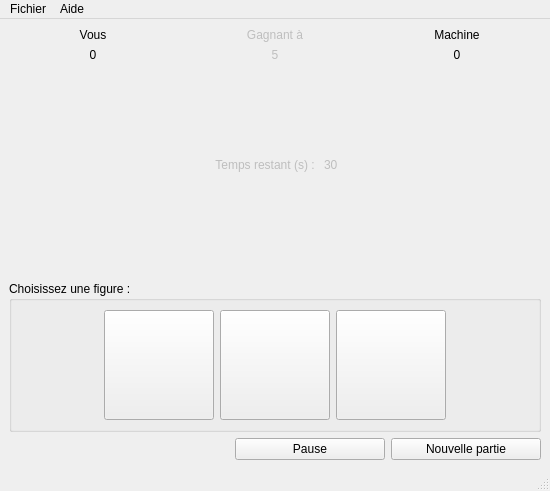
<?xml version="1.0" encoding="UTF-8"?>
<ui version="4.0">
 <class>ChifoumiVue</class>
 <widget class="QMainWindow" name="ChifoumiVue">
  <property name="geometry">
   <rect>
    <x>0</x>
    <y>0</y>
    <width>550</width>
    <height>491</height>
   </rect>
  </property>
  <property name="windowTitle">
   <string>ChifoumiVue</string>
  </property>
  <widget class="QWidget" name="fenetrePrincipale">
   <property name="minimumSize">
    <size>
     <width>550</width>
     <height>450</height>
    </size>
   </property>
   <layout class="QHBoxLayout" name="horizontalLayout_2">
    <item>
     <layout class="QVBoxLayout" name="fenetreSecondaireV">
      <item>
       <layout class="QGridLayout" name="grilleTop">
        <item row="1" column="0">
         <layout class="QHBoxLayout" name="hLayout_ChoixJoueur">
          <item>
           <spacer name="hSpacerG_ChoixJoueur">
            <property name="orientation">
             <enum>Qt::Horizontal</enum>
            </property>
            <property name="sizeHint" stdset="0">
             <size>
              <width>40</width>
              <height>20</height>
             </size>
            </property>
           </spacer>
          </item>
          <item>
           <widget class="QLabel" name="lChoixJoueur">
            <property name="minimumSize">
             <size>
              <width>110</width>
              <height>110</height>
             </size>
            </property>
            <property name="maximumSize">
             <size>
              <width>110</width>
              <height>110</height>
             </size>
            </property>
            <property name="text">
             <string/>
            </property>
            <property name="pixmap">
             <pixmap resource="ressourceChifoumi.qrc">:/chifoumi/images/rien.gif</pixmap>
            </property>
           </widget>
          </item>
          <item>
           <spacer name="hSpacerD_ChoixJoueur">
            <property name="orientation">
             <enum>Qt::Horizontal</enum>
            </property>
            <property name="sizeHint" stdset="0">
             <size>
              <width>40</width>
              <height>20</height>
             </size>
            </property>
           </spacer>
          </item>
         </layout>
        </item>
        <item row="0" column="2">
         <layout class="QVBoxLayout" name="vLayout_MachineScore">
          <item>
           <widget class="QLabel" name="lMachine">
            <property name="text">
             <string>Machine</string>
            </property>
            <property name="alignment">
             <set>Qt::AlignCenter</set>
            </property>
           </widget>
          </item>
          <item>
           <widget class="QLabel" name="lScoreMachine">
            <property name="text">
             <string>0</string>
            </property>
            <property name="alignment">
             <set>Qt::AlignCenter</set>
            </property>
           </widget>
          </item>
         </layout>
        </item>
        <item row="0" column="1">
         <layout class="QVBoxLayout" name="verticalLayout">
          <item>
           <widget class="QLabel" name="lGagnant_a">
            <property name="enabled">
             <bool>false</bool>
            </property>
            <property name="text">
             <string>Gagnant à</string>
            </property>
            <property name="alignment">
             <set>Qt::AlignCenter</set>
            </property>
           </widget>
          </item>
          <item>
           <widget class="QLabel" name="lScoreGagnant">
            <property name="enabled">
             <bool>false</bool>
            </property>
            <property name="text">
             <string>5</string>
            </property>
            <property name="alignment">
             <set>Qt::AlignCenter</set>
            </property>
           </widget>
          </item>
         </layout>
        </item>
        <item row="1" column="1">
         <layout class="QHBoxLayout" name="hLayout_Versus">
          <item>
           <layout class="QVBoxLayout" name="vLayout_Versus">
            <item>
             <layout class="QHBoxLayout" name="horizontalLayout_4">
              <item>
               <spacer name="hSpacerG_Versus">
                <property name="orientation">
                 <enum>Qt::Horizontal</enum>
                </property>
                <property name="sizeHint" stdset="0">
                 <size>
                  <width>40</width>
                  <height>20</height>
                 </size>
                </property>
               </spacer>
              </item>
              <item>
               <widget class="QLabel" name="lVersus">
                <property name="minimumSize">
                 <size>
                  <width>78</width>
                  <height>78</height>
                 </size>
                </property>
                <property name="maximumSize">
                 <size>
                  <width>78</width>
                  <height>78</height>
                 </size>
                </property>
                <property name="text">
                 <string/>
                </property>
                <property name="pixmap">
                 <pixmap resource="ressourceChifoumi.qrc">:/chifoumi/images/versus_70.png</pixmap>
                </property>
               </widget>
              </item>
              <item>
               <spacer name="hSpacerD_Versus">
                <property name="orientation">
                 <enum>Qt::Horizontal</enum>
                </property>
                <property name="sizeHint" stdset="0">
                 <size>
                  <width>40</width>
                  <height>20</height>
                 </size>
                </property>
               </spacer>
              </item>
             </layout>
            </item>
            <item>
             <layout class="QHBoxLayout" name="hLayout_Versus_bottom">
              <item>
               <spacer name="horizontalSpacer">
                <property name="orientation">
                 <enum>Qt::Horizontal</enum>
                </property>
                <property name="sizeHint" stdset="0">
                 <size>
                  <width>40</width>
                  <height>20</height>
                 </size>
                </property>
               </spacer>
              </item>
              <item>
               <widget class="QLabel" name="lTemps_restant">
                <property name="enabled">
                 <bool>false</bool>
                </property>
                <property name="text">
                 <string> Temps restant (s) : </string>
                </property>
                <property name="alignment">
                 <set>Qt::AlignRight|Qt::AlignTrailing|Qt::AlignVCenter</set>
                </property>
               </widget>
              </item>
              <item>
               <widget class="QLabel" name="lSeconde">
                <property name="enabled">
                 <bool>false</bool>
                </property>
                <property name="text">
                 <string>30</string>
                </property>
                <property name="alignment">
                 <set>Qt::AlignLeading|Qt::AlignLeft|Qt::AlignVCenter</set>
                </property>
               </widget>
              </item>
              <item>
               <spacer name="horizontalSpacer_2">
                <property name="orientation">
                 <enum>Qt::Horizontal</enum>
                </property>
                <property name="sizeHint" stdset="0">
                 <size>
                  <width>40</width>
                  <height>20</height>
                 </size>
                </property>
               </spacer>
              </item>
             </layout>
            </item>
           </layout>
          </item>
         </layout>
        </item>
        <item row="1" column="2">
         <layout class="QHBoxLayout" name="hLayout_ChoixMachine">
          <item>
           <spacer name="hSpacerG_ChoixMachine">
            <property name="orientation">
             <enum>Qt::Horizontal</enum>
            </property>
            <property name="sizeHint" stdset="0">
             <size>
              <width>40</width>
              <height>20</height>
             </size>
            </property>
           </spacer>
          </item>
          <item>
           <widget class="QLabel" name="lChoixMachine">
            <property name="minimumSize">
             <size>
              <width>110</width>
              <height>110</height>
             </size>
            </property>
            <property name="maximumSize">
             <size>
              <width>110</width>
              <height>110</height>
             </size>
            </property>
            <property name="text">
             <string/>
            </property>
            <property name="pixmap">
             <pixmap resource="ressourceChifoumi.qrc">:/chifoumi/images/rien.gif</pixmap>
            </property>
           </widget>
          </item>
          <item>
           <spacer name="hSpacerD_ChoixMachine">
            <property name="orientation">
             <enum>Qt::Horizontal</enum>
            </property>
            <property name="sizeHint" stdset="0">
             <size>
              <width>40</width>
              <height>20</height>
             </size>
            </property>
           </spacer>
          </item>
         </layout>
        </item>
        <item row="0" column="0">
         <layout class="QVBoxLayout" name="vLayout_JoueurScore">
          <item>
           <widget class="QLabel" name="label_Vous">
            <property name="text">
             <string>Vous</string>
            </property>
            <property name="alignment">
             <set>Qt::AlignCenter</set>
            </property>
           </widget>
          </item>
          <item>
           <widget class="QLabel" name="lScoreJoueur">
            <property name="text">
             <string>0</string>
            </property>
            <property name="alignment">
             <set>Qt::AlignCenter</set>
            </property>
           </widget>
          </item>
         </layout>
        </item>
       </layout>
      </item>
      <item>
       <spacer name="vSpacerMiddle">
        <property name="orientation">
         <enum>Qt::Vertical</enum>
        </property>
        <property name="sizeHint" stdset="0">
         <size>
          <width>20</width>
          <height>40</height>
         </size>
        </property>
       </spacer>
      </item>
      <item>
       <widget class="QGroupBox" name="groupBox">
        <property name="title">
         <string>Choisissez une figure :</string>
        </property>
        <layout class="QHBoxLayout" name="horizontalLayout">
         <item>
          <spacer name="hSpacerG_GroupBox">
           <property name="orientation">
            <enum>Qt::Horizontal</enum>
           </property>
           <property name="sizeHint" stdset="0">
            <size>
             <width>40</width>
             <height>20</height>
            </size>
           </property>
          </spacer>
         </item>
         <item>
          <widget class="QPushButton" name="boutonPierre">
           <property name="enabled">
            <bool>true</bool>
           </property>
           <property name="minimumSize">
            <size>
             <width>110</width>
             <height>110</height>
            </size>
           </property>
           <property name="maximumSize">
            <size>
             <width>110</width>
             <height>110</height>
            </size>
           </property>
           <property name="autoFillBackground">
            <bool>false</bool>
           </property>
           <property name="text">
            <string/>
           </property>
           <property name="icon">
            <iconset resource="ressourceChifoumi.qrc">
             <normaloff>:/chifoumi/images/pierre.gif</normaloff>:/chifoumi/images/pierre.gif</iconset>
           </property>
           <property name="iconSize">
            <size>
             <width>110</width>
             <height>110</height>
            </size>
           </property>
           <property name="checkable">
            <bool>false</bool>
           </property>
           <property name="autoRepeat">
            <bool>false</bool>
           </property>
           <property name="autoExclusive">
            <bool>false</bool>
           </property>
           <property name="autoDefault">
            <bool>false</bool>
           </property>
           <property name="default">
            <bool>false</bool>
           </property>
           <property name="flat">
            <bool>false</bool>
           </property>
          </widget>
         </item>
         <item>
          <widget class="QPushButton" name="boutonPapier">
           <property name="minimumSize">
            <size>
             <width>110</width>
             <height>110</height>
            </size>
           </property>
           <property name="maximumSize">
            <size>
             <width>110</width>
             <height>110</height>
            </size>
           </property>
           <property name="text">
            <string/>
           </property>
           <property name="icon">
            <iconset resource="ressourceChifoumi.qrc">
             <normaloff>:/chifoumi/images/papier.gif</normaloff>:/chifoumi/images/papier.gif</iconset>
           </property>
           <property name="iconSize">
            <size>
             <width>110</width>
             <height>110</height>
            </size>
           </property>
          </widget>
         </item>
         <item>
          <widget class="QPushButton" name="boutonCiseau">
           <property name="minimumSize">
            <size>
             <width>110</width>
             <height>110</height>
            </size>
           </property>
           <property name="maximumSize">
            <size>
             <width>110</width>
             <height>110</height>
            </size>
           </property>
           <property name="text">
            <string/>
           </property>
           <property name="icon">
            <iconset resource="ressourceChifoumi.qrc">
             <normaloff>:/chifoumi/images/ciseau.gif</normaloff>:/chifoumi/images/ciseau.gif</iconset>
           </property>
           <property name="iconSize">
            <size>
             <width>110</width>
             <height>110</height>
            </size>
           </property>
          </widget>
         </item>
         <item>
          <spacer name="hSpacerD_GroupBox">
           <property name="orientation">
            <enum>Qt::Horizontal</enum>
           </property>
           <property name="sizeHint" stdset="0">
            <size>
             <width>40</width>
             <height>20</height>
            </size>
           </property>
          </spacer>
         </item>
        </layout>
       </widget>
      </item>
      <item>
       <layout class="QGridLayout" name="grilleBottom">
        <item row="1" column="0">
         <spacer name="hSpacerNvllePartie">
          <property name="orientation">
           <enum>Qt::Horizontal</enum>
          </property>
          <property name="sizeHint" stdset="0">
           <size>
            <width>40</width>
            <height>20</height>
           </size>
          </property>
         </spacer>
        </item>
        <item row="1" column="2">
         <widget class="QPushButton" name="boutonNvllePartie">
          <property name="minimumSize">
           <size>
            <width>150</width>
            <height>0</height>
           </size>
          </property>
          <property name="text">
           <string>Nouvelle partie</string>
          </property>
         </widget>
        </item>
        <item row="1" column="1">
         <widget class="QPushButton" name="boutonPause">
          <property name="minimumSize">
           <size>
            <width>150</width>
            <height>0</height>
           </size>
          </property>
          <property name="text">
           <string>Pause</string>
          </property>
         </widget>
        </item>
       </layout>
      </item>
     </layout>
    </item>
   </layout>
  </widget>
  <widget class="QMenuBar" name="menubar">
   <property name="geometry">
    <rect>
     <x>0</x>
     <y>0</y>
     <width>550</width>
     <height>21</height>
    </rect>
   </property>
   <widget class="QMenu" name="menuFichier">
    <property name="title">
     <string>Fichier</string>
    </property>
    <addaction name="action_Quitter"/>
    <addaction name="action_Parametrer"/>
    <addaction name="action_resultat"/>
   </widget>
   <widget class="QMenu" name="menuAide">
    <property name="title">
     <string>Aide</string>
    </property>
    <addaction name="action_a_propos_de"/>
   </widget>
   <addaction name="menuFichier"/>
   <addaction name="menuAide"/>
  </widget>
  <widget class="QStatusBar" name="statusbar"/>
  <action name="action_Quitter">
   <property name="text">
    <string>Quitter</string>
   </property>
   <property name="shortcut">
    <string>Ctrl+Q</string>
   </property>
  </action>
  <action name="action_a_propos_de">
   <property name="text">
    <string>A propos de ...</string>
   </property>
   <property name="shortcut">
    <string>F1</string>
   </property>
  </action>
  <action name="action_Parametrer">
   <property name="text">
    <string>Paramétrer</string>
   </property>
   <property name="shortcut">
    <string>Ctrl+P</string>
   </property>
  </action>
  <action name="action_resultat">
   <property name="text">
    <string>Résultat</string>
   </property>
   <property name="shortcut">
    <string>Ctrl+R</string>
   </property>
  </action>
 </widget>
 <resources>
  <include location="ressourceChifoumi.qrc"/>
 </resources>
 <connections/>
</ui>
